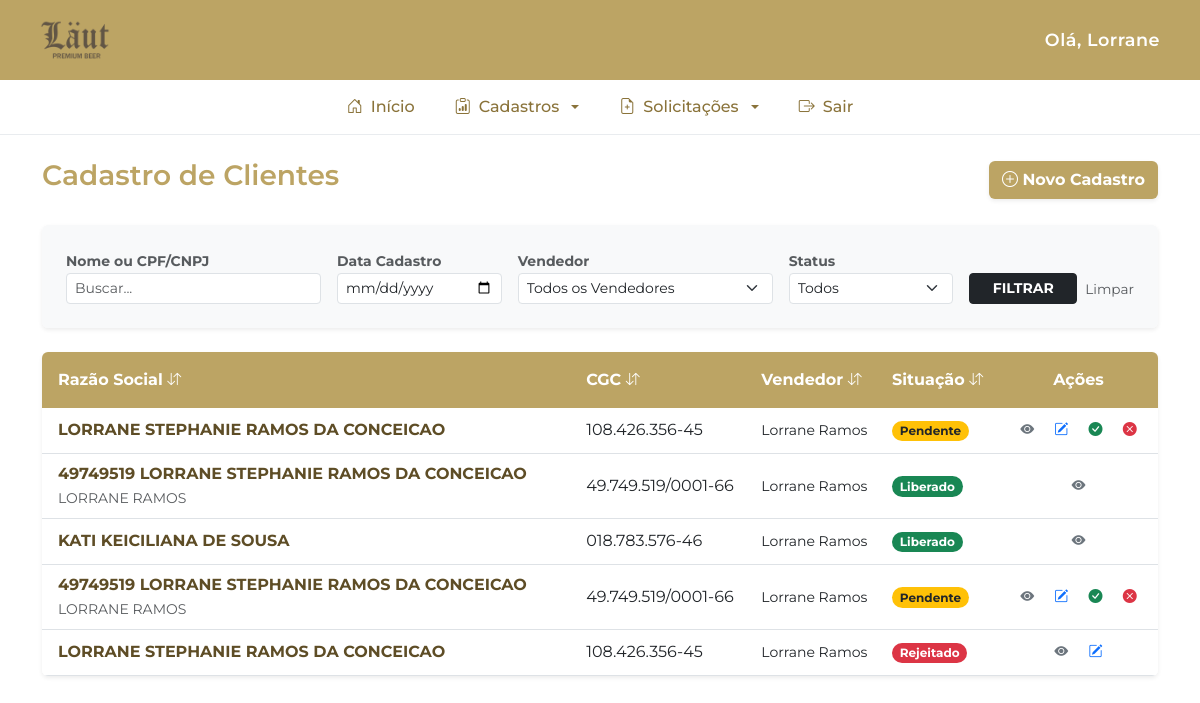
/cadastros/clientes (signed in), run on the app's committed database.
### cadastros/models.py (models this page shows, shortened)
class Cadastro(models.Model):
    STATUS_CHOICES = [
        ('PENDENTE', 'Pendente'),
        ('CADASTRADO', 'Cadastrado no ERP'),
        ('LIBERADO', 'Liberado para Venda'),
        ('REJEITADO', 'Rejeitado'),
    ]
    plataforma = models.CharField(max_length=15, verbose_name="Plataforma")
    tipo_cliente = models.CharField(max_length=20, verbose_name="Tipo")
    razao_social = models.CharField(max_length=255, verbose_name="Razão Social")
    nome_fantasia = models.CharField(max_length=255, verbose_name="Nome Fantasia")
    cgc = models.CharField(max_length=20, verbose_name="CGC", unique=False)
    inscricao_estadual = models.CharField(max_length=20, blank=True, null=True, verbose_name="Inscrição Estadual")
    email = models.EmailField(verbose_name="Email")
    telefone = models.CharField(max_length=15, verbose_name="Telefone")
    cep = models.CharField(max_length=9, verbose_name="CEP")
    estado = models.CharField(max_length=2, verbose_name="Estado")
    cidade = models.CharField(max_length=100, verbose_name="Cidade")
    bairro = models.CharField(max_length=100, verbose_name="Bairro")
    endereco = models.CharField(max_length=255, verbose_name="Endereço")
    numero = models.CharField(max_length=20, verbose_name="Número")
    complemento = models.CharField(max_length=255, blank=True, null=True, verbose_name="Complemento")
    grupo_cliente = models.CharField(max_length=100, verbose_name="Grupo de Cliente")
    condicao_pagamento = models.CharField(max_length=100, verbose_name="Condição de Pagamento")
    condicao_pagamento_outro = models.CharField(max_length=100, null=True, blank=True)
    entrega_cep = models.CharField(max_length=9, verbose_name="CEP Entrega")
    entrega_estado = models.CharField(max_length=2, verbose_name="Estado Entrega")
    entrega_cidade = models.CharField(max_length=100, verbose_name="Cidade Entrega")
    entrega_bairro = models.CharField(max_length=100, verbose_name="Bairro Entrega")
    entrega_endereco = models.CharField(max_length=255, verbose_name="Endereço Entrega")
    entrega_numero = models.CharField(max_length=20, verbose_name="Número Entrega")
    entrega_complemento = models.CharField(max_length=100, null=True, blank=True)
    horario_entrega = models.CharField(max_length=255, blank=True, null=True, verbose_name="Horário de Entrega")
    socio_nome = models.CharField(max_length=255, null=True, blank=True)
    socio_cpf = models.CharField(max_length=20, null=True, blank=True)
    socio_cep = models.CharField(max_length=10, null=True, blank=True)
    socio_estado = models.CharField(max_length=2, null=True, blank=True)
    socio_cidade = models.CharField(max_length=100, null=True, blank=True)
    socio_bairro = models.CharField(max_length=100, null=True, blank=True)
    socio_endereco = models.CharField(max_length=255, null=True, blank=True)
    socio_numero = models.CharField(max_length=10, null=True, blank=True)
    socio_complemento = models.CharField(max_length=100, null=True, blank=True)
    finan_nome = models.CharField(max_length=255, null=True, blank=True)
    finan_cpf = models.CharField(max_length=20, null=True, blank=True)
    compra_nome = models.CharField(max_length=255, null=True, blank=True)
    compra_cpf = models.CharField(max_length=20, null=True, blank=True)
    data_cadastro = models.DateTimeField(auto_now_add=True)
    vendedor = models.ForeignKey(User, on_delete=models.CASCADE)
    situacao = models.CharField(max_length=20, choices=STATUS_CHOICES, default='PENDENTE')
    observacoes = models.TextField(blank=True, null=True, verbose_name="Observações")
    class Meta:
        verbose_name = "Cadastro de Cliente"
        verbose_name_plural = "Cadastros de Clientes"
        ordering = ['-data_cadastro']

### cadastros/views.py (the view)
# urls.py: path('clientes', views.lista_cadastros, name='lista_cadastros'),
@login_required
def lista_cadastros(request):
    busca = request.GET.get('busca')
    data_filtro = request.GET.get('data')
    vendedor_id = request.GET.get('vendedor')
    status_filtro = request.GET.get('status')
    if request.user.is_superuser:
        cadastros = Cadastro.objects.all()
    else:
        cadastros = Cadastro.objects.filter(vendedor=request.user)
    if busca:
        cadastros = cadastros.filter(razao_social__icontains=busca) | cadastros.filter(cgc__icontains=busca)
    if data_filtro:
        cadastros = cadastros.filter(data_cadastro__date=data_filtro)
    if vendedor_id:
        cadastros = cadastros.filter(vendedor_id=vendedor_id)
    if status_filtro:
        cadastros = cadastros.filter(situacao=status_filtro)
    usuarios = User.objects.filter(is_active=True).order_by('first_name')
    context = {
        'cadastros': cadastros,
        'usuarios': usuarios,
    }
    return render(request, 'cadastros/cadastros.html', context)

### templates/cadastros/cadastros.html (shortened to what this page needs)
{% extends 'base.html' %}
{% block content %}
<div class="d-flex justify-content-between align-items-center mb-4">
    <div>
        <h3 style="color: #bca464; font-weight: 600;">Cadastro de Clientes</h3>
    </div>
    <a href="{% url 'criar_cadastro' %}" class="btn text-white shadow-sm" style="background-color: #bca464;">
        <i class="bi bi-plus-circle"></i><strong> Novo Cadastro</strong>
    </a>
</div>
<div class="card border-0 shadow-sm mb-4">
    <div class="card-body bg-light rounded p-4">
        <form method="GET" class="row g-3">
            <div class="col-md-3">
                <label class="small fw-bold text-muted">Nome ou CPF/CNPJ</label>
                <input type="text" name="busca" class="form-control form-control-sm" placeholder="Buscar..." value="{{ request.GET.busca|default:'' }}">
            </div>
            <div class="col-md-2">
                <label class="small fw-bold text-muted">Data Cadastro</label>
                <input type="date" name="data" class="form-control form-control-sm" value="{{ request.GET.data }}">
            </div>
            <div class="col-md-3">
                <label class="small fw-bold text-muted">Vendedor</label>
                <select name="vendedor" class="form-select form-select-sm">
                    <option value="">Todos os Vendedores</option>
                </select>
            </div>
            <div class="col-md-2">
                <label class="small fw-bold text-muted">Status</label>
                <select name="status" class="form-select form-select-sm">
                    <option value="">Todos</option>
                </select>
            </div>
            <div class="col-md-2 d-flex align-items-end gap-2">
                <button type="submit" class="btn btn-dark btn-sm w-100 fw-bold">FILTRAR</button>
                <a href="{% url request.resolver_match.url_name %}" class="btn btn-link btn-sm text-muted text-decoration-none border-0 p-0 mb-1" style="font-size: 0.85rem;">Limpar</a>
            </div>
        </form>
    </div>
</div>
<div class="table-responsive shadow-sm rounded">
    <table class="table table-hover align-middle mb-0 bg-white" id="tabelaClientes">
        <thead>
            <tr style="cursor: pointer;">
                <th onclick="sortTable(0)" style="background-color: #bca464 !important; color: white !important; border: none;" class="py-3 px-3">Razão Social <i class="bi bi-arrow-down-up small"></i></th>
                <th onclick="sortTable(1)" style="background-color: #bca464 !important; color: white !important; border: none;" class="py-3">CGC <i class="bi bi-arrow-down-up small"></i></th>
                <th onclick="sortTable(2)" style="background-color: #bca464 !important; color: white !important; border: none;" class="py-3">Vendedor <i class="bi bi-arrow-down-up small"></i></th>
                <th onclick="sortTable(3)" style="background-color: #bca464 !important; color: white !important; border: none;" class="py-3">Situação <i class="bi bi-arrow-down-up small"></i></th>
                <th style="background-color: #bca464 !important; color: white !important; border: none;" class="py-3 text-center">Ações</th>
            </tr>
        </thead>
        <tbody>
            {% for cliente in cadastros %}
            <tr class="border-bottom">
                <td class="px-3">
                    <strong style="color: #5e4d26;">{{ cliente.razao_social }}</strong><br>
                    <small class="text-muted">{{ cliente.nome_fantasia|default:"" }}</small>
                </td>
                <td>{{ cliente.cgc }}</td>
                <td><small>{{ cliente.vendedor.get_full_name|default:cliente.vendedor.username }}</small></td>
                <td>
                    {% if cliente.situacao == 'PENDENTE' %}
                        <span class="badge rounded-pill bg-warning text-dark">Pendente</span>
                    {% elif cliente.situacao == 'CADASTRADO' %}
                        <span class="badge rounded-pill bg-info text-dark">Cadastrado</span>
                    {% elif cliente.situacao == 'LIBERADO' %}
                        <span class="badge rounded-pill bg-success">Liberado</span>
                    {% elif cliente.situacao == 'REJEITADO' %}
                        <span class="badge rounded-pill bg-danger">Rejeitado</span>
                    {% endif %}
                </td>
                <td class="text-center" style="white-space: nowrap;">
                    <button class="btn btn-sm btn-outline-secondary border-0" data-bs-toggle="modal" data-bs-target="#modalVer{{ cliente.id }}" title="Visualizar Detalhes">
                        <i class="bi bi-eye-fill"></i>
                    </button>
                    {% if cliente.vendedor == request.user and cliente.situacao == 'PENDENTE' or cliente.situacao == 'REJEITADO' %}
                    <a href="{% url 'editar_cadastro' cliente.id %}" class="btn btn-sm btn-outline-primary border-0" title="Editar">
                        <i class="bi bi-pencil-square"></i>
                    </a>
                    {% endif %}
                    {% if not cliente.situacao == 'LIBERADO' and not cliente.situacao == 'REJEITADO' %}
                        {% if request.user.is_superuser or cliente.situacao == 'PENDENTE' and user_no_grupo_cadastro or cliente.situacao == 'CADASTRADO' and user_no_grupo_financeiro %}
                            <button class="btn btn-sm btn-outline-success border-0" data-bs-toggle="modal" data-bs-target="#modalAprovar{{ cliente.id }}" title="Aprovar">
                                <i class="bi bi-check-circle-fill"></i>
                            </button>
                            <button class="btn btn-sm btn-outline-danger border-0" data-bs-toggle="modal" data-bs-target="#modalReprovar{{ cliente.id }}" title="Reprovar">
                                <i class="bi bi-x-circle-fill"></i>
                            </button>
                        {% endif %}
                    {% endif %}
                </td>
            </tr>
            {% empty %}
            <tr><td colspan="5" class="text-center py-4 text-muted">Nenhum cadastro encontrado.</td></tr>
            {% endfor %}
        </tbody>
    </table>
</div>
{% endblock %}

### templates/base.html (shortened to what this page needs)
{% load static %}
<!DOCTYPE html>
<html lang="pt-br">
<head>
    <link href="https://cdn.jsdelivr.net/npm/bootstrap@5.3.0/dist/css/bootstrap.min.css" rel="stylesheet">
    <link rel="stylesheet" href="https://cdn.jsdelivr.net/npm/bootstrap-icons@1.11.1/font/bootstrap-icons.css">
</head>
<body>
    <header class="header-top shadow-sm">
        <div class="logo-area">
            <img src="{% static 'logo.png' %}" alt="Logo" class="logo" />
        </div>
        <div class="saudacao">
            Olá, {{ user.first_name|default:user.username }}
        </div>
    </header>
    <nav class="nav-sistema">
        <div class="container d-flex justify-content-center">
            <ul class="nav">
                <li class="nav-item">
                    <a class="nav-link" href="/"><i class="bi bi-house-door"></i> Início</a>
                </li>
                <li class="nav-item dropdown">
                    <a class="nav-link dropdown-toggle" href="#" data-bs-toggle="dropdown">
                        <i class="bi bi-clipboard-data"></i> Cadastros
                    </a>
                </li>
                <li class="nav-item dropdown">
                    <a class="nav-link dropdown-toggle" href="#" data-bs-toggle="dropdown">
                        <i class="bi bi-file-earmark-plus"></i> Solicitações
                    </a>
                </li>
                <li class="nav-item">
                    <a class="nav-link" href="javascript:void(0)" onclick="document.getElementById('logout-form').submit();">
                        <i class="bi bi-box-arrow-right"></i> Sair
                    </a>
                </li>
            </ul>
        </div>
    </nav>
    <main class="container mt-4">
        {% block content %}{% endblock %}
    </main>
</body>
</html>

### templates/base.html (style rules this page uses)
:root { --cor-topo: #bca464; --cor-texto-menu: #8a733a; }
body { background-color: #ffffff; font-family: 'Montserrat', sans-serif; }
.header-top { background-color: var(--cor-topo); padding: 5px 40px; display: flex; justify-content: space-between; align-items: center; color: white; min-height: 80px; }
.logo-area img { max-height: 70px; width: auto; }
.saudacao { font-weight: 600; font-size: 1.1rem; letter-spacing: 0.5px; }
.nav-sistema { background-color: white; border-bottom: 1px solid #e9ecef; padding: 5px 0; }
.nav-sistema .nav-link { color: var(--cor-texto-menu); font-weight: 500; display: flex; align-items: center; gap: 8px; padding: 10px 20px; transition: 0.3s; }
h1, h2, h3, h4, h5, h6 { font-weight: 600; }

### data on the page
Cadastro: razao_social "LORRANE STEPHANIE RAMOS DA CONCEICAO", cgc "108.426.356-45", vendedor.get_full_name "Lorrane Ramos", situacao "Pendente"
Cadastro: razao_social "49749519 LORRANE STEPHANIE RAMOS DA CONCEICAO", nome_fantasia "LORRANE RAMOS", cgc "49.749.519/0001-66", vendedor.get_full_name "Lorrane Ramos", situacao "Liberado"
Cadastro: razao_social "KATI KEICILIANA DE SOUSA", cgc "018.783.576-46", vendedor.get_full_name "Lorrane Ramos", situacao "Liberado"
Cadastro: razao_social "49749519 LORRANE STEPHANIE RAMOS DA CONCEICAO", nome_fantasia "LORRANE RAMOS", cgc "49.749.519/0001-66", vendedor.get_full_name "Lorrane Ramos", situacao "Pendente"
Cadastro: razao_social "LORRANE STEPHANIE RAMOS DA CONCEICAO", cgc "108.426.356-45", vendedor.get_full_name "Lorrane Ramos", situacao "Rejeitado"

### other printed values
{{ user.first_name|default:user.username }} "Lorrane"
